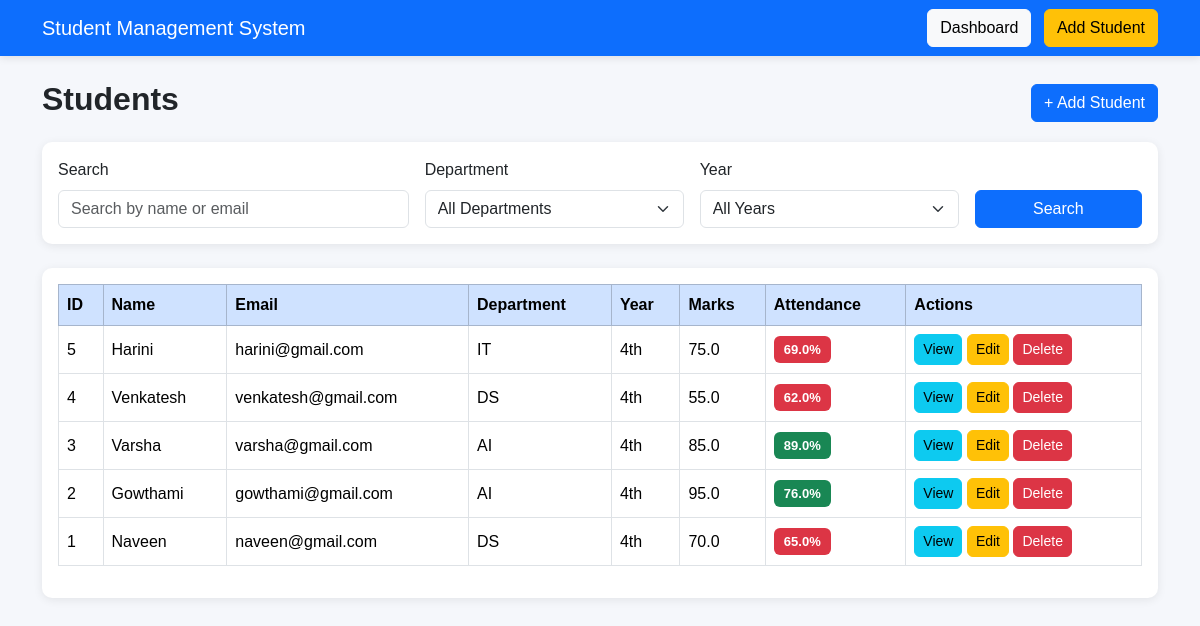
/students, run on the app's committed database.
### tables this page shows
CREATE TABLE students (
            id INTEGER PRIMARY KEY AUTOINCREMENT,
            name TEXT NOT NULL,
            email TEXT NOT NULL,
            department TEXT NOT NULL,
            year TEXT NOT NULL,
            marks REAL NOT NULL,
            attendance REAL NOT NULL
        );

### app.py (the view)
@app.route("/students")
def students():
    search = request.args.get("search", "")
    department = request.args.get("department", "")
    year = request.args.get("year", "")
    conn = get_db_connection()
    query = "SELECT * FROM students WHERE 1=1"
    parameters = []
    if search:
        query += " AND (name LIKE ? OR email LIKE ?)"
        parameters.extend([
            "%" + search + "%",
            "%" + search + "%"
        ])
    if department:
        query += " AND department = ?"
        parameters.append(department)
    if year:
        query += " AND year = ?"
        parameters.append(year)
    query += " ORDER BY id DESC"
    students = conn.execute(
        query,
        parameters
    ).fetchall()
    conn.close()
    return render_template(
        "students.html",
        students=students
    )

### app.py (called while the page is built)
def get_db_connection():
    conn = sqlite3.connect(DATABASE)
    conn.row_factory = sqlite3.Row
    return conn

### templates/students.html (shortened to what this page needs)
<!DOCTYPE html>
<html lang="en">
<head>
    <link href="https://cdn.jsdelivr.net/npm/bootstrap@5.3.3/dist/css/bootstrap.min.css" rel="stylesheet">
    <link rel="stylesheet" href="{{ url_for('static', filename='css/style.css') }}">
</head>
<body>
<nav class="navbar navbar-expand-lg navbar-dark bg-primary">
    <div class="container">
        <a class="navbar-brand" href="{{ url_for('dashboard') }}">
            Student Management System
        </a>
        <div>
            <a href="{{ url_for('dashboard') }}" class="btn btn-light me-2">
                Dashboard
            </a>
            <a href="{{ url_for('add_student') }}" class="btn btn-warning">
                Add Student
            </a>
        </div>
    </div>
</nav>
<div class="container mt-4">
    <div class="d-flex justify-content-between align-items-center mb-3">
        <h2>Students</h2>
        <a href="{{ url_for('add_student') }}" class="btn btn-primary">
            + Add Student
        </a>
    </div>
    <div class="card mb-4">
        <div class="card-body">
            <form method="GET" action="{{ url_for('students') }}">
                <div class="row g-3">
                    <div class="col-md-4">
                        <label class="form-label">Search</label>
                        <input
                            type="text"
                            name="search"
                            class="form-control"
                            placeholder="Search by name or email"
                        >
                    </div>
                    <div class="col-md-3">
                        <label class="form-label">Department</label>
                        <select name="department" class="form-select">
                            <option value="">All Departments</option>
                        </select>
                    </div>
                    <div class="col-md-3">
                        <label class="form-label">Year</label>
                        <select name="year" class="form-select">
                            <option value="">All Years</option>
                        </select>
                    </div>
                    <div class="col-md-2 d-flex align-items-end">
                        <button type="submit" class="btn btn-primary w-100">
                            Search
                        </button>
                    </div>
                </div>
            </form>
        </div>
    </div>
    <div class="card">
        <div class="card-body">
            <div class="table-responsive">
                <table class="table table-bordered table-hover align-middle">
                    <thead class="table-primary">
                        <tr>
                            <th>ID</th>
                            <th>Name</th>
                            <th>Email</th>
                            <th>Department</th>
                            <th>Year</th>
                            <th>Marks</th>
                            <th>Attendance</th>
                            <th>Actions</th>
                        </tr>
                    </thead>
                    <tbody>
                        {% for student in students %}
                        <tr>
                            <td>
                                {{ student['id'] }}
                            </td>
                            <td>
                                {{ student['name'] }}
                            </td>
                            <td>
                                {{ student['email'] }}
                            </td>
                            <td>
                                {{ student['department'] }}
                            </td>
                            <td>
                                {{ student['year'] }}
                            </td>
                            <td>
                                {{ student['marks'] }}
                            </td>
                            <td>
                                {% if student['attendance'] >= 75 %}
                                    <span class="badge bg-success">
                                        {{ student['attendance'] }}%
                                    </span>
                                {% else %}
                                    <span class="badge bg-danger">
                                        {{ student['attendance'] }}%
                                    </span>
                                {% endif %}
                            </td>
                            <td>
                                <a
                                    href="{{ url_for('student_details', id=student['id']) }}"
                                    class="btn btn-sm btn-info"
                                >
                                    View
                                </a>
                                <a
                                    href="{{ url_for('edit_student', id=student['id']) }}"
                                    class="btn btn-sm btn-warning"
                                >
                                    Edit
                                </a>
                                <a
                                    href="{{ url_for('delete_student', id=student['id']) }}"
                                    class="btn btn-sm btn-danger"
                                    onclick="return confirm('Are you sure you want to delete this student?')"
                                >
                                    Delete
                                </a>
                            </td>
                        </tr>
                        {% else %}
                        <tr>
                            <td colspan="8" class="text-center">
                                No students found.
                            </td>
                        </tr>
                        {% endfor %}
                    </tbody>
                </table>
            </div>
        </div>
    </div>
</div>
</body>
</html>

### css/style.css (style rules this page uses)
body { background-color: #f5f7fb; font-family: Arial, sans-serif; }
.navbar { box-shadow: 0 2px 8px rgba(0, 0, 0, 0.1); }
.card { border: none; border-radius: 10px; box-shadow: 0 2px 10px rgba(0, 0, 0, 0.08); }
h2 { font-weight: 600; }
.table { background-color: white; }
.table th { vertical-align: middle; }
.table td { vertical-align: middle; }
.btn { border-radius: 6px; }
.form-control, .form-select { border-radius: 6px; }
.badge { font-size: 13px; padding: 7px 10px; }

### data on the page
students: id "5", name "Harini", email "harini@gmail.com", department "IT", year "4th", marks "75.0", attendance "69.0"
students: id "4", name "Venkatesh", email "venkatesh@gmail.com", department "DS", year "4th", marks "55.0", attendance "62.0"
students: id "3", name "Varsha", email "varsha@gmail.com", department "AI", year "4th", marks "85.0", attendance "89.0"
students: id "2", name "Gowthami", email "gowthami@gmail.com", department "AI", year "4th", marks "95.0", attendance "76.0"
students: id "1", name "Naveen", email "naveen@gmail.com", department "DS", year "4th", marks "70.0", attendance "65.0"
